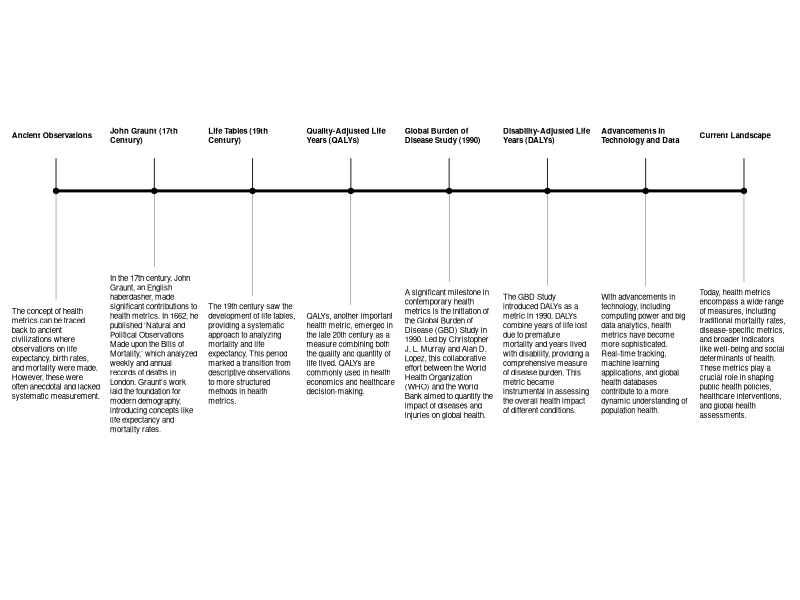

Write R code to recreate this figure.
## ---- chunk 1
#| echo: false
#| message: false
#| warning: false
#| output: false
library(tidyverse)
timeline <- tibble(id=seq(1,8,1),
                   type=c("Ancient Observations",
              "John Graunt (17th Century)",
              "Life Tables (19th Century)",
              "Quality-Adjusted Life Years (QALYs)",
              "Global Burden of Disease Study (1990)",
              "Disability-Adjusted Life Years (DALYs)",
              "Advancements in Technology and Data",
              "Current Landscape"),
text=c("The concept of health metrics can be traced back to ancient civilizations where observations on life expectancy, birth rates, and mortality were made. However, these were often anecdotal and lacked systematic measurement.",
       "In the 17th century, John Graunt, an English haberdasher, made significant contributions to health metrics. In 1662, he published 'Natural and Political Observations Made upon the Bills of Mortality,' which analyzed weekly and annual records of deaths in London. Graunt's work laid the foundation for modern demography, introducing concepts like life expectancy and mortality rates.",
       "The 19th century saw the development of life tables, providing a systematic approach to analyzing mortality and life expectancy. This period marked a transition from descriptive observations to more structured methods in health metrics.",
       "QALYs, another important health metric, emerged in the late 20th century as a measure combining both the quality and quantity of life lived. QALYs are commonly used in health economics and healthcare decision-making.",
       "A significant milestone in contemporary health metrics is the initiation of the Global Burden of Disease (GBD) Study in 1990. Led by Christopher J. L. Murray and Alan D. Lopez, this collaborative effort between the World Health Organization (WHO) and the World Bank aimed to quantify the impact of diseases and injuries on global health.",
       "The GBD Study introduced DALYs as a metric in 1990. DALYs combine years of life lost due to premature mortality and years lived with disability, providing a comprehensive measure of disease burden. This metric became instrumental in assessing the overall health impact of different conditions.",
       "With advancements in technology, including computing power and big data analytics, health metrics have become more sophisticated. Real-time tracking, machine learning applications, and global health databases contribute to a more dynamic understanding of population health.",
       "Today, health metrics encompass a wide range of measures, including traditional mortality rates, disease-specific metrics, and broader indicators like well-being and social determinants of health. These metrics play a crucial role in shaping public health policies, healthcare interventions, and global health assessments."))
## ---- chunk 2
#| echo: false
#| fig-width: 8
#| fig-height: 4
#| fig-align: "center"
#| fig-cap: "Health Metrics development timeline"
#| fig-alt: "Health Metrics development timeline"
timeline %>%
  ggplot(aes(x=id,y=0.5))+
  geom_segment(aes(x=id,xend=id,y=0.5,yend=0.8),linewidth=0.3)+
  geom_segment(aes(x=id,xend=id,y=0.5,yend=-1),linewidth=0.1)+
  geom_point()+
  geom_line(group=1,linewidth=1)+
  ggtext::geom_textbox(aes(label=type,y=1),
                       fontface="bold",
                       width = unit(0.13, "npc"),
                       box.size=0,
                       fill=NA,
                       hjust=0.5,
                       size=2)+
    ggtext::geom_textbox(aes(label=text,y=-1),
                       width = unit(0.13, "npc"),
                       box.size=0,
                       fill="white",
                       hjust=0.5,
                       size=2)+
  ylim(-3,2)+
  xlim(0.8,8.2)+
  coord_cartesian()+
  theme_void()
